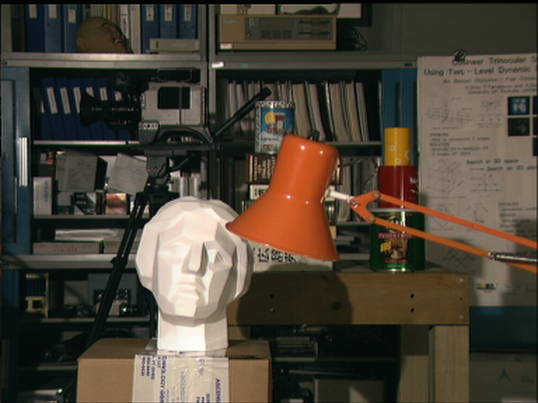
#> input picture Data/in/tsukuba_l.png, 538 x 403 px
$ python 4_Deapth_map.py
#> lines starting #> are read from the running program, lines starting #| are printed output that depends on the picture
import numpy as np
import cv2 as cv
from matplotlib import pyplot as plt

imgL = cv.imread('../../Data/in/tsukuba_l.png', 0)
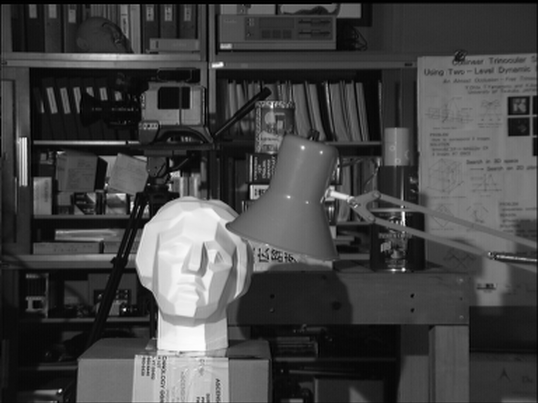
#> imgL: shape (403, 538); min 0, max 255, mean 68.6
imgR = cv.imread('../../Data/in/tsukuba_r.png', 0)
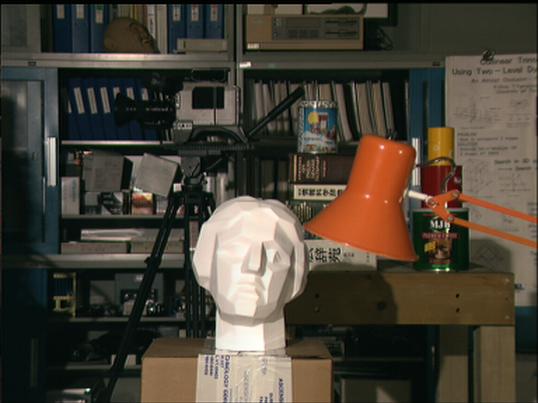
#> input picture Data/in/tsukuba_r.png, 538 x 403 px
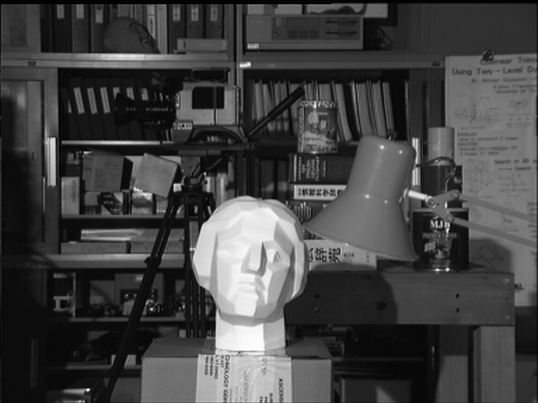
#> imgR: shape (403, 538); min 0, max 255, mean 66.8
stereo = cv.StereoBM_create(numDisparities=16, blockSize=15)
disparity = stereo.compute(imgL, imgR)
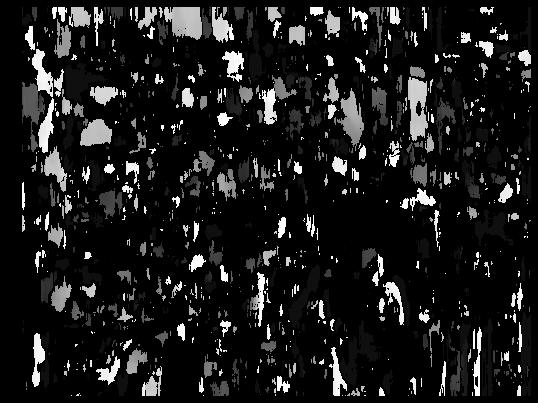
#> disparity: shape (403, 538) int16; min -16, max 240, mean 11.1; drawn with min black and max white
plt.imshow(disparity, 'gray')
plt.show()
